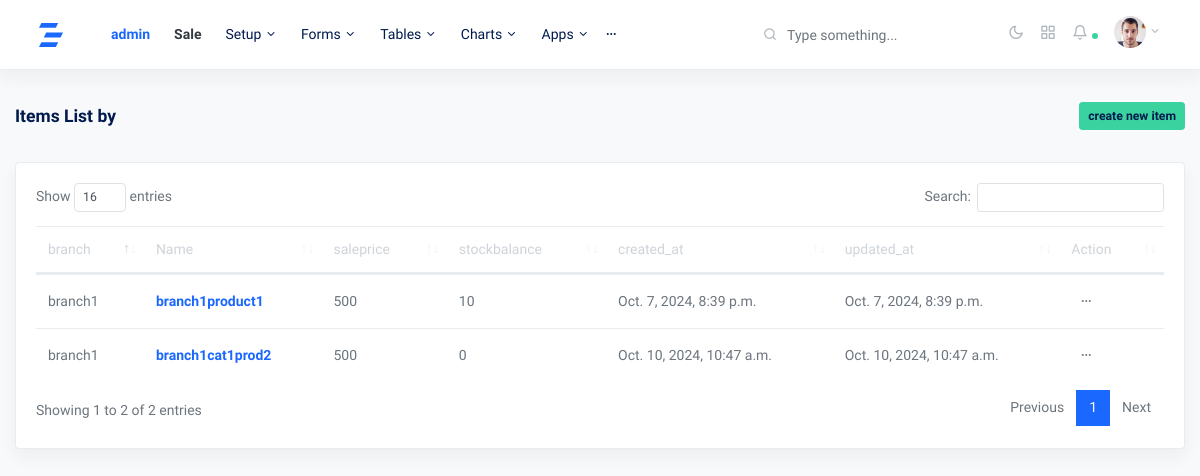
The page /productview/ (signed in) on the database as committed earlier.
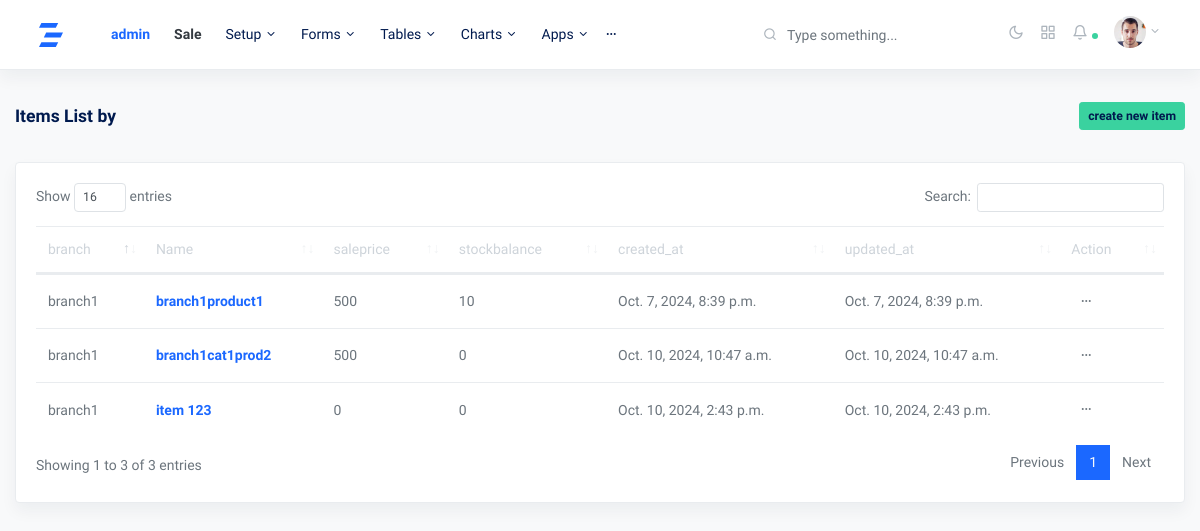
The same page on the database as committed later.
### myapp/models.py (models this page shows, shortened)
class product(models.Model):
    branch = models.ForeignKey(branch, on_delete=models.CASCADE, blank=True, null=True)
    photo = models.ImageField(upload_to='', blank=True, null=True)
    name = models.CharField(max_length=255, blank=True, null=True)
    category = models.ForeignKey(category, on_delete=models.CASCADE, blank=True, null=True)
    saleprice = models.PositiveIntegerField(default=0)
    purchaseprice = models.PositiveIntegerField(default=0)
    stockbalance = models.IntegerField(default=0)
    created_at = models.DateTimeField(auto_now_add=True)
    updated_at = models.DateTimeField(auto_now=True)

class branch(models.Model):
    usr = models.ForeignKey(User, on_delete=models.CASCADE, null=True, blank=True)
    branch_name = models.CharField(max_length=225,blank=True, null=True)
    phone = models.CharField(max_length=225,blank=True, null=True)
    address = models.CharField(max_length=225,blank=True, null=True)
    created_at = models.DateTimeField(auto_now_add=True)
    updated_at = models.DateTimeField(auto_now=True)
    def __str__(self):
        return self.branch_name

### myapp/views.py (the view)
# urls.py: path('productview/', productview.as_view(), name='productview'),
class productview(View):
    def get(self, request):
        try:
            branch_id = self.request.session.get("branch_id", None)
            if branch_id is not None:
                products = product.objects.filter(branch=branch_id)
                fm = itemcreateform()
                context = {'products':products, 'fm':fm}
                return render(request, 'productview.html', context)
            else:
                return redirect('myapp:homeview')
        except:
            return redirect('myapp:homeview')

### myapp/forms.py
class itemcreateform(forms.ModelForm):
    class Meta:
        model = product
        fields = ['name', 'saleprice', 'purchaseprice']
        widgets = {
            'name' : forms.TextInput(attrs={'class': 'form-control', 'required':'True'}),
            'saleprice' : forms.NumberInput(attrs={'class': 'form-control'}),
            'purchaseprice' : forms.NumberInput(attrs={'class': 'form-control'}),
        }

### templates/productview.html (shortened to what this page needs)
{% extends 'base.html' %}
{% block content %}
<div class="row justify-content-center">
    <div class="col-12">
        <div class="row align-items-center mb-2">
            <div class="col">
              <h5 class="mb-2 page-title">Items List by {{cat}}</h5>
            </div>
            <div class="col-auto">
              <a href="#" class="btn btn-sm btn-success h5">create new item</a>
            </div>
          </div>
      <div class="row my-4">
        <div class="col-md-12">
          <div class="card shadow">
            <div class="card-body">
              <table class="table datatables" id="categoryview-1">
                <thead>
                  <tr>
                    <th>branch</th>
                    <th>Name</th>
                    <th>saleprice</th>
                    <th>stockbalance</th>
                    <th>created_at</th>
                    <th>updated_at</th>
                    <th>Action</th>
                  </tr>
                </thead>
                <tbody id="categorylist">
                  {% for p in products %}
                  <tr class="prolisttr">
                    <td>{{p.branch}}</td>
                    <td ><strong class="text-primary">{{p.name}}</strong></td>
                    <td>{{p.saleprice}}</td>
                    <td>{{p.stockbalance}}</td>
                    <td>{{p.created_at}}</td>
                    <td>{{p.updated_at}}</td>
                    <td><button class="btn btn-sm dropdown-toggle more-horizontal" type="button" data-toggle="dropdown" aria-haspopup="true" aria-expanded="false">
                      </button>
                    </td>
                  </tr>
                  {% endfor %}
                </tbody>
              </table>
            </div>
          </div>
        </div>
      </div>
    </div>
  </div>
{% endblock content %}

### templates/base.html (shortened to what this page needs)
{% load static %}
<!doctype html>
<html lang="en">
  <head>
    <link rel="stylesheet" href="{% static 'css/simplebar.css' %}">
    <link rel="stylesheet" href="{% static 'css/feather.css' %}">
    <link rel="stylesheet" href="{% static 'css/dataTables.bootstrap4.css' %}">
    <link rel="stylesheet" href="{% static 'css/select2.css' %}">
    <link rel="stylesheet" href="{% static 'css/dropzone.css' %}">
    <link rel="stylesheet" href="{% static 'css/uppy.min.css' %}">
    <link rel="stylesheet" href="{% static 'css/jquery.steps.css' %}">
    <link rel="stylesheet" href="{% static 'css/jquery.timepicker.css' %}">
    <link rel="stylesheet" href="{% static 'css/quill.snow.css' %}">
    <link rel="stylesheet" href="{% static 'css/daterangepicker.css' %}">
    <link rel="stylesheet" href="{% static 'css/app-light.css' %}" id="lightTheme">
    <link rel="stylesheet" href="{% static 'css/app-dark.css' %}" id="darkTheme" disabled>
  </head>
  <body class="horizontal light  ">
    <div class="wrapper">
      <nav class="navbar navbar-expand-lg navbar-light bg-white flex-row border-bottom shadow">
        <div class="container-fluid">
          <a class="navbar-brand mx-lg-1 mr-0" href="#">
          </a>
          <div class="navbar-slide bg-white ml-lg-4" id="navbarSupportedContent">
            <ul class="navbar-nav mr-auto">
                <a class="nav-link" href="{% url 'myapp:homeview' %}">
                  <span class="ml-lg-2"><strong class="text-primary">{{request.session.branch_name}}</strong></span>
                </a>
                <a class="nav-link" href="{% url 'myapp:saleview' %}">
                  <span class="ml-lg-2"><strong class="text-dark">Sale</strong></span>
                </a>
              <li class="nav-item dropdown">
                <a href="#" id="ui-elementsDropdown" class="dropdown-toggle nav-link" role="button" data-toggle="dropdown" aria-haspopup="true" aria-expanded="false">
                  <span class="ml-lg-2">Setup</span>
                </a>
              </li>
              <li class="nav-item dropdown">
                <a href="#" id="formsDropdown" class="dropdown-toggle nav-link" role="button" data-toggle="dropdown" aria-haspopup="true" aria-expanded="false">
                  <span class="ml-lg-2">Forms</span>
                </a>
              </li>
              <li class="nav-item dropdown">
                <a href="#" id="tablesDropdown" class="dropdown-toggle nav-link" role="button" data-toggle="dropdown" aria-haspopup="true" aria-expanded="false">
                  <span class="ml-lg-2">Tables</span>
                </a>
              </li>
              <li class="nav-item dropdown">
                <a class="dropdown-toggle nav-link pl-lg-3" href="#" id="chartsDropdown" role="button" data-toggle="dropdown" aria-haspopup="true" aria-expanded="false"> Charts </a>
              </li>
              <li class="nav-item dropdown">
                <a class="dropdown-toggle nav-link pl-lg-3" href="#" id="appsDropdown" role="button" data-toggle="dropdown" aria-haspopup="true" aria-expanded="false"> Apps </a>
              </li>
              <li class="nav-item dropdown more">
                <a class="dropdown-toggle more-horizontal nav-link" href="#" id="moreDropdown" role="button" data-toggle="dropdown" aria-haspopup="true" aria-expanded="false">
                </a>
              </li>
            </ul>
          </div>
          <form class="form-inline ml-md-auto d-none d-lg-flex searchform text-muted">
            <input class="form-control mr-sm-2 bg-transparent border-0 pl-4 text-muted" type="search" placeholder="Type something..." aria-label="Search">
          </form>
          <ul class="navbar-nav d-flex flex-row">
            <li class="nav-item">
              <a class="nav-link text-muted my-2" href="./#" id="modeSwitcher" data-mode="light">
                <i class="fe fe-sun fe-16"></i>
              </a>
            </li>
            <li class="nav-item">
              <a class="nav-link text-muted my-2" href="./#" data-toggle="modal" data-target=".modal-shortcut">
                <i class="fe fe-grid fe-16"></i>
              </a>
            </li>
            <li class="nav-item nav-notif">
              <a class="nav-link text-muted my-2" href="./#" data-toggle="modal" data-target=".modal-notif">
                <i class="fe fe-bell fe-16"></i>
                <span class="dot dot-md bg-success"></span>
              </a>
            </li>
            <li class="nav-item dropdown ml-lg-0">
              <a class="nav-link dropdown-toggle text-muted" href="#" id="navbarDropdownMenuLink" role="button" data-toggle="dropdown" aria-haspopup="true" aria-expanded="false">
                <span class="avatar avatar-sm mt-2">
                  <img src="./assets/avatars/face-1.jpg" alt="..." class="avatar-img rounded-circle">
                </span>
              </a>
            </li>
          </ul>
        </div>
      </nav>
      <main role="main" class="main-content">
        <div class="container-fluid">
          {% block content %}{% endblock content %}
        </div>
      </main>
    </div>
  </body>
</html>

### static/css/feather.css (style rules this page uses)
.fe { font-family: "feather" !important; speak: none; font-style: normal; font-weight: normal; font-variant: normal; text-transform: none; line-height: 1; -webkit-font-smoothing: antialiased; -moz-osx-font-smoothing: grayscale; }
.fe-16 { font-size: 16px; }
.fe-bell:before { content: ""; }
.fe-grid:before { content: ""; }
.fe-sun:before { content: ""; }

Rows that differ between the two databases and show on the page:
added product: branch "branch1", name "item 123", saleprice "0", stockbalance "0", created_at "Oct. 10, 2024, 2:43 p.m.", updated_at "Oct. 10, 2024, 2:43 p.m."
Other text that changed with them:
text written by a page script: "Show entries Search: Showing 1 to 2 of 2 entries Previous 1 Next" → "Show entries Search: Showing 1 to 3 of 3 entries Previous 1 Next"
